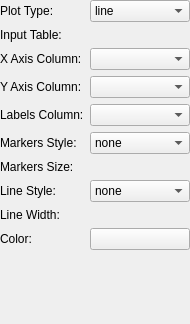
<?xml version="1.0" encoding="UTF-8"?>
<ui version="4.0">
 <class>qDMMLPlotSeriesPropertiesWidget</class>
 <widget class="qDMMLWidget" name="qDMMLPlotSeriesPropertiesWidget">
  <property name="geometry">
   <rect>
    <x>0</x>
    <y>0</y>
    <width>169</width>
    <height>324</height>
   </rect>
  </property>
  <property name="windowTitle">
   <string>Form</string>
  </property>
  <layout class="QFormLayout" name="formLayout">
   <property name="fieldGrowthPolicy">
    <enum>QFormLayout::AllNonFixedFieldsGrow</enum>
   </property>
   <property name="leftMargin">
    <number>0</number>
   </property>
   <property name="topMargin">
    <number>0</number>
   </property>
   <property name="rightMargin">
    <number>0</number>
   </property>
   <property name="bottomMargin">
    <number>0</number>
   </property>
   <item row="1" column="0">
    <widget class="QLabel" name="InputTableLabel">
     <property name="text">
      <string>Input Table:</string>
     </property>
    </widget>
   </item>
   <item row="1" column="1">
    <widget class="qDMMLNodeComboBox" name="inputTableComboBox">
     <property name="enabled">
      <bool>true</bool>
     </property>
     <property name="toolTip">
      <string/>
     </property>
     <property name="nodeTypes">
      <stringlist>
       <string>vtkDMMLTableNode</string>
      </stringlist>
     </property>
     <property name="showHidden">
      <bool>true</bool>
     </property>
     <property name="noneEnabled">
      <bool>false</bool>
     </property>
     <property name="addEnabled">
      <bool>true</bool>
     </property>
     <property name="removeEnabled">
      <bool>true</bool>
     </property>
     <property name="editEnabled">
      <bool>true</bool>
     </property>
     <property name="renameEnabled">
      <bool>true</bool>
     </property>
    </widget>
   </item>
   <item row="0" column="0">
    <widget class="QLabel" name="plotTypeLabel">
     <property name="text">
      <string>Plot Type:</string>
     </property>
    </widget>
   </item>
   <item row="0" column="1">
    <widget class="QComboBox" name="plotTypeComboBox">
     <property name="toolTip">
      <string/>
     </property>
     <item>
      <property name="text">
       <string>line</string>
      </property>
     </item>
     <item>
      <property name="text">
       <string>bar</string>
      </property>
     </item>
     <item>
      <property name="text">
       <string>scatter</string>
      </property>
     </item>
     <item>
      <property name="text">
       <string>scatter bar</string>
      </property>
     </item>
    </widget>
   </item>
   <item row="2" column="0">
    <widget class="QLabel" name="xAxisLabel">
     <property name="text">
      <string>X Axis Column:</string>
     </property>
    </widget>
   </item>
   <item row="2" column="1">
    <widget class="QComboBox" name="xAxisComboBox">
     <property name="toolTip">
      <string/>
     </property>
    </widget>
   </item>
   <item row="3" column="0">
    <widget class="QLabel" name="yAxisLabel">
     <property name="text">
      <string>Y Axis Column:</string>
     </property>
    </widget>
   </item>
   <item row="3" column="1">
    <widget class="QComboBox" name="yAxisComboBox">
     <property name="toolTip">
      <string/>
     </property>
    </widget>
   </item>
   <item row="4" column="1">
    <widget class="QComboBox" name="labelsComboBox">
     <property name="toolTip">
      <string>This column contains a label for each data point. Label is displayed in the tooltip when the mouse hovers over a data point in the plot view.</string>
     </property>
    </widget>
   </item>
   <item row="5" column="1">
    <widget class="QComboBox" name="markersStyleComboBox">
     <property name="toolTip">
      <string/>
     </property>
     <property name="currentIndex">
      <number>0</number>
     </property>
     <item>
      <property name="text">
       <string>none</string>
      </property>
     </item>
     <item>
      <property name="text">
       <string>cross</string>
      </property>
     </item>
     <item>
      <property name="text">
       <string>plus</string>
      </property>
     </item>
     <item>
      <property name="text">
       <string>square</string>
      </property>
     </item>
     <item>
      <property name="text">
       <string>circle</string>
      </property>
     </item>
     <item>
      <property name="text">
       <string>diamond</string>
      </property>
     </item>
    </widget>
   </item>
   <item row="6" column="1">
    <widget class="ctkDoubleSpinBox" name="markersSizeDoubleSpinBox">
     <property name="value">
      <double>10.000000000000000</double>
     </property>
    </widget>
   </item>
   <item row="7" column="1">
    <widget class="QComboBox" name="lineStyleComboBox">
     <property name="toolTip">
      <string/>
     </property>
     <item>
      <property name="text">
       <string>none</string>
      </property>
     </item>
     <item>
      <property name="text">
       <string>solid</string>
      </property>
     </item>
     <item>
      <property name="text">
       <string>dash</string>
      </property>
     </item>
     <item>
      <property name="text">
       <string>dot</string>
      </property>
     </item>
     <item>
      <property name="text">
       <string>dash-dot</string>
      </property>
     </item>
     <item>
      <property name="text">
       <string>dash-dot-dot</string>
      </property>
     </item>
    </widget>
   </item>
   <item row="8" column="1">
    <widget class="ctkDoubleSpinBox" name="lineWidthDoubleSpinBox">
     <property name="value">
      <double>4.000000000000000</double>
     </property>
    </widget>
   </item>
   <item row="9" column="1">
    <widget class="ctkColorPickerButton" name="plotSeriesColorPickerButton">
     <property name="autoDefault">
      <bool>false</bool>
     </property>
     <property name="default">
      <bool>false</bool>
     </property>
     <property name="flat">
      <bool>false</bool>
     </property>
     <property name="color">
      <color>
       <red>85</red>
       <green>170</green>
       <blue>255</blue>
      </color>
     </property>
     <property name="displayColorName">
      <bool>false</bool>
     </property>
    </widget>
   </item>
   <item row="4" column="0">
    <widget class="QLabel" name="labelsLabel">
     <property name="text">
      <string>Labels Column:</string>
     </property>
    </widget>
   </item>
   <item row="5" column="0">
    <widget class="QLabel" name="markerStyleLabel">
     <property name="text">
      <string>Markers Style:</string>
     </property>
    </widget>
   </item>
   <item row="6" column="0">
    <widget class="QLabel" name="markersSizeLabel">
     <property name="text">
      <string>Markers Size:</string>
     </property>
    </widget>
   </item>
   <item row="7" column="0">
    <widget class="QLabel" name="lineStyleLabel">
     <property name="text">
      <string>Line Style:</string>
     </property>
    </widget>
   </item>
   <item row="8" column="0">
    <widget class="QLabel" name="lineWidthLabel">
     <property name="text">
      <string>Line Width:</string>
     </property>
    </widget>
   </item>
   <item row="9" column="0">
    <widget class="QLabel" name="plotSeriesColorLabel">
     <property name="text">
      <string>Color:</string>
     </property>
    </widget>
   </item>
  </layout>
 </widget>
 <customwidgets>
  <customwidget>
   <class>qDMMLNodeComboBox</class>
   <extends>QWidget</extends>
   <header>qDMMLNodeComboBox.h</header>
   <container>1</container>
  </customwidget>
  <customwidget>
   <class>qDMMLWidget</class>
   <extends>QWidget</extends>
   <header>qDMMLWidget.h</header>
   <container>1</container>
  </customwidget>
  <customwidget>
   <class>ctkColorPickerButton</class>
   <extends>QPushButton</extends>
   <header>ctkColorPickerButton.h</header>
  </customwidget>
  <customwidget>
   <class>ctkDoubleSpinBox</class>
   <extends>QWidget</extends>
   <header>ctkDoubleSpinBox.h</header>
  </customwidget>
 </customwidgets>
 <resources/>
 <connections>
  <connection>
   <sender>qDMMLPlotSeriesPropertiesWidget</sender>
   <signal>dmmlSceneChanged(vtkDMMLScene*)</signal>
   <receiver>inputTableComboBox</receiver>
   <slot>setDMMLScene(vtkDMMLScene*)</slot>
   <hints>
    <hint type="sourcelabel">
     <x>196</x>
     <y>356</y>
    </hint>
    <hint type="destinationlabel">
     <x>228</x>
     <y>61</y>
    </hint>
   </hints>
  </connection>
 </connections>
</ui>
